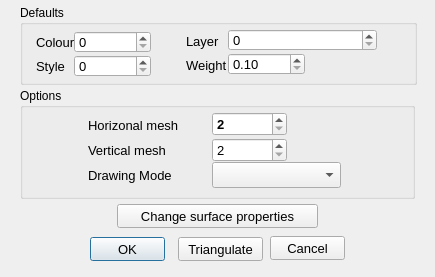
<?xml version="1.0" encoding="UTF-8"?>
<ui version="4.0">
 <class>RuledSurfaceVerify_Dialog</class>
 <widget class="QDialog" name="RuledSurfaceVerify_Dialog">
  <property name="geometry">
   <rect>
    <x>0</x>
    <y>0</y>
    <width>435</width>
    <height>277</height>
   </rect>
  </property>
  <property name="windowTitle">
   <string>Ruled Surface Verify</string>
  </property>
  <widget class="QPushButton" name="_2">
   <property name="enabled">
    <bool>true</bool>
   </property>
   <property name="geometry">
    <rect>
     <x>270</x>
     <y>236</y>
     <width>75</width>
     <height>24</height>
    </rect>
   </property>
   <property name="font">
    <font>
     <pointsize>10</pointsize>
    </font>
   </property>
   <property name="text">
    <string>Cancel</string>
   </property>
   <property name="autoDefault">
    <bool>false</bool>
   </property>
  </widget>
  <widget class="QPushButton" name="_109">
   <property name="enabled">
    <bool>true</bool>
   </property>
   <property name="geometry">
    <rect>
     <x>178</x>
     <y>237</y>
     <width>85</width>
     <height>24</height>
    </rect>
   </property>
   <property name="font">
    <font>
     <pointsize>10</pointsize>
    </font>
   </property>
   <property name="text">
    <string>Triangulate</string>
   </property>
   <property name="autoDefault">
    <bool>false</bool>
   </property>
  </widget>
  <widget class="QPushButton" name="_1">
   <property name="geometry">
    <rect>
     <x>90</x>
     <y>237</y>
     <width>75</width>
     <height>24</height>
    </rect>
   </property>
   <property name="font">
    <font>
     <pointsize>10</pointsize>
    </font>
   </property>
   <property name="text">
    <string>OK</string>
   </property>
   <property name="default">
    <bool>true</bool>
   </property>
  </widget>
  <widget class="QPushButton" name="_107">
   <property name="enabled">
    <bool>true</bool>
   </property>
   <property name="geometry">
    <rect>
     <x>117</x>
     <y>204</y>
     <width>201</width>
     <height>24</height>
    </rect>
   </property>
   <property name="font">
    <font>
     <pointsize>10</pointsize>
    </font>
   </property>
   <property name="text">
    <string>Change surface properties</string>
   </property>
   <property name="autoDefault">
    <bool>false</bool>
   </property>
  </widget>
  <widget class="QGroupBox" name="groupBox">
   <property name="geometry">
    <rect>
     <x>20</x>
     <y>88</y>
     <width>395</width>
     <height>111</height>
    </rect>
   </property>
   <property name="title">
    <string>Options</string>
   </property>
   <widget class="QLabel" name="label_9">
    <property name="geometry">
     <rect>
      <x>68</x>
      <y>27</y>
      <width>121</width>
      <height>20</height>
     </rect>
    </property>
    <property name="font">
     <font>
      <pointsize>10</pointsize>
     </font>
    </property>
    <property name="text">
     <string>Horizonal mesh</string>
    </property>
   </widget>
   <widget class="QLabel" name="label_10">
    <property name="geometry">
     <rect>
      <x>68</x>
      <y>52</y>
      <width>121</width>
      <height>20</height>
     </rect>
    </property>
    <property name="font">
     <font>
      <pointsize>10</pointsize>
     </font>
    </property>
    <property name="text">
     <string>Vertical mesh</string>
    </property>
   </widget>
   <widget class="QLabel" name="label_11">
    <property name="geometry">
     <rect>
      <x>68</x>
      <y>77</y>
      <width>121</width>
      <height>20</height>
     </rect>
    </property>
    <property name="font">
     <font>
      <pointsize>10</pointsize>
     </font>
    </property>
    <property name="text">
     <string>Drawing Mode</string>
    </property>
   </widget>
   <widget class="QComboBox" name="_106">
    <property name="geometry">
     <rect>
      <x>192</x>
      <y>74</y>
      <width>129</width>
      <height>26</height>
     </rect>
    </property>
    <property name="font">
     <font>
      <family>Lucida Grande</family>
      <pointsize>10</pointsize>
     </font>
    </property>
   </widget>
   <widget class="RCIntegerSpinBox" name="_104">
    <property name="geometry">
     <rect>
      <x>192</x>
      <y>24</y>
      <width>75</width>
      <height>24</height>
     </rect>
    </property>
    <property name="font">
     <font>
      <family>Lucida Grande</family>
      <pointsize>10</pointsize>
      <weight>75</weight>
      <bold>true</bold>
     </font>
    </property>
    <property name="minimum">
     <number>2</number>
    </property>
    <property name="maximum">
     <number>1000</number>
    </property>
   </widget>
   <widget class="RCIntegerSpinBox" name="_105">
    <property name="geometry">
     <rect>
      <x>192</x>
      <y>50</y>
      <width>75</width>
      <height>24</height>
     </rect>
    </property>
    <property name="font">
     <font>
      <family>Lucida Grande</family>
      <pointsize>10</pointsize>
     </font>
    </property>
    <property name="minimum">
     <number>2</number>
    </property>
    <property name="maximum">
     <number>1000</number>
    </property>
   </widget>
  </widget>
  <widget class="QGroupBox" name="groupBox_3">
   <property name="geometry">
    <rect>
     <x>20</x>
     <y>5</y>
     <width>397</width>
     <height>80</height>
    </rect>
   </property>
   <property name="title">
    <string>Defaults</string>
   </property>
   <widget class="QPushButton" name="_1002">
    <property name="enabled">
     <bool>true</bool>
    </property>
    <property name="geometry">
     <rect>
      <x>134</x>
      <y>49</y>
      <width>24</width>
      <height>24</height>
     </rect>
    </property>
    <property name="toolTip">
     <string>Select Style</string>
    </property>
    <property name="statusTip">
     <string/>
    </property>
    <property name="text">
     <string/>
    </property>
    <property name="icon">
     <iconset resource="../RealCAD.qrc">
      <normaloff>:/images/PROPERTIES-styles.svg</normaloff>:/images/PROPERTIES-styles.svg</iconset>
    </property>
    <property name="iconSize">
     <size>
      <width>20</width>
      <height>20</height>
     </size>
    </property>
    <property name="autoDefault">
     <bool>false</bool>
    </property>
    <property name="flat">
     <bool>true</bool>
    </property>
   </widget>
   <widget class="QLabel" name="label_103">
    <property name="geometry">
     <rect>
      <x>166</x>
      <y>50</y>
      <width>41</width>
      <height>20</height>
     </rect>
    </property>
    <property name="font">
     <font>
      <pointsize>10</pointsize>
     </font>
    </property>
    <property name="text">
     <string>Weight</string>
    </property>
   </widget>
   <widget class="QPushButton" name="_1001">
    <property name="enabled">
     <bool>true</bool>
    </property>
    <property name="geometry">
     <rect>
      <x>360</x>
      <y>24</y>
      <width>24</width>
      <height>24</height>
     </rect>
    </property>
    <property name="toolTip">
     <string>Select Layer</string>
    </property>
    <property name="statusTip">
     <string/>
    </property>
    <property name="text">
     <string/>
    </property>
    <property name="icon">
     <iconset resource="../RealCAD.qrc">
      <normaloff>:/images/PROPERTIES-layers.svg</normaloff>:/images/PROPERTIES-layers.svg</iconset>
    </property>
    <property name="iconSize">
     <size>
      <width>20</width>
      <height>20</height>
     </size>
    </property>
    <property name="flat">
     <bool>true</bool>
    </property>
   </widget>
   <widget class="QSpinBox" name="_102">
    <property name="enabled">
     <bool>true</bool>
    </property>
    <property name="geometry">
     <rect>
      <x>54</x>
      <y>50</y>
      <width>77</width>
      <height>22</height>
     </rect>
    </property>
    <property name="font">
     <font>
      <family>Lucida Grande</family>
      <pointsize>10</pointsize>
     </font>
    </property>
    <property name="maximum">
     <number>255</number>
    </property>
   </widget>
   <widget class="QLabel" name="label_100">
    <property name="geometry">
     <rect>
      <x>16</x>
      <y>27</y>
      <width>41</width>
      <height>20</height>
     </rect>
    </property>
    <property name="font">
     <font>
      <pointsize>10</pointsize>
     </font>
    </property>
    <property name="text">
     <string>Colour</string>
    </property>
   </widget>
   <widget class="QLabel" name="label_102">
    <property name="geometry">
     <rect>
      <x>16</x>
      <y>51</y>
      <width>43</width>
      <height>20</height>
     </rect>
    </property>
    <property name="font">
     <font>
      <pointsize>10</pointsize>
     </font>
    </property>
    <property name="text">
     <string>Style</string>
    </property>
   </widget>
   <widget class="QPushButton" name="_1000">
    <property name="enabled">
     <bool>true</bool>
    </property>
    <property name="geometry">
     <rect>
      <x>134</x>
      <y>25</y>
      <width>24</width>
      <height>24</height>
     </rect>
    </property>
    <property name="toolTip">
     <string>Select Colour</string>
    </property>
    <property name="text">
     <string/>
    </property>
    <property name="icon">
     <iconset resource="../RealCAD.qrc">
      <normaloff>:/images/PROPERTIES-colours.svg</normaloff>:/images/PROPERTIES-colours.svg</iconset>
    </property>
    <property name="iconSize">
     <size>
      <width>20</width>
      <height>20</height>
     </size>
    </property>
    <property name="autoDefault">
     <bool>false</bool>
    </property>
    <property name="flat">
     <bool>true</bool>
    </property>
   </widget>
   <widget class="QSpinBox" name="_100">
    <property name="enabled">
     <bool>true</bool>
    </property>
    <property name="geometry">
     <rect>
      <x>54</x>
      <y>26</y>
      <width>77</width>
      <height>22</height>
     </rect>
    </property>
    <property name="font">
     <font>
      <family>Lucida Grande</family>
      <pointsize>10</pointsize>
     </font>
    </property>
    <property name="specialValueText">
     <string/>
    </property>
    <property name="maximum">
     <number>255</number>
    </property>
   </widget>
   <widget class="WeightSpinBox" name="_103">
    <property name="enabled">
     <bool>true</bool>
    </property>
    <property name="geometry">
     <rect>
      <x>208</x>
      <y>48</y>
      <width>77</width>
      <height>22</height>
     </rect>
    </property>
    <property name="font">
     <font>
      <family>Lucida Grande</family>
      <pointsize>10</pointsize>
     </font>
    </property>
    <property name="specialValueText">
     <string/>
    </property>
    <property name="minimum">
     <double>0.100000000000000</double>
    </property>
    <property name="maximum">
     <double>3.000000000000000</double>
    </property>
    <property name="singleStep">
     <double>0.100000000000000</double>
    </property>
   </widget>
   <widget class="LayerSpinBox" name="_101">
    <property name="enabled">
     <bool>true</bool>
    </property>
    <property name="geometry">
     <rect>
      <x>208</x>
      <y>24</y>
      <width>149</width>
      <height>22</height>
     </rect>
    </property>
    <property name="font">
     <font>
      <family>Lucida Grande</family>
      <pointsize>10</pointsize>
     </font>
    </property>
    <property name="suffix">
     <string/>
    </property>
    <property name="maximum">
     <number>2049</number>
    </property>
   </widget>
   <widget class="QPushButton" name="_1003">
    <property name="enabled">
     <bool>true</bool>
    </property>
    <property name="geometry">
     <rect>
      <x>288</x>
      <y>48</y>
      <width>24</width>
      <height>24</height>
     </rect>
    </property>
    <property name="toolTip">
     <string>Select Weight</string>
    </property>
    <property name="statusTip">
     <string/>
    </property>
    <property name="text">
     <string/>
    </property>
    <property name="icon">
     <iconset resource="../RealCAD.qrc">
      <normaloff>:/images/PROPERTIES-weights.svg</normaloff>:/images/PROPERTIES-weights.svg</iconset>
    </property>
    <property name="iconSize">
     <size>
      <width>20</width>
      <height>20</height>
     </size>
    </property>
    <property name="flat">
     <bool>true</bool>
    </property>
   </widget>
   <widget class="QLabel" name="label_101">
    <property name="geometry">
     <rect>
      <x>166</x>
      <y>26</y>
      <width>37</width>
      <height>20</height>
     </rect>
    </property>
    <property name="font">
     <font>
      <pointsize>10</pointsize>
     </font>
    </property>
    <property name="text">
     <string>Layer</string>
    </property>
   </widget>
  </widget>
 </widget>
 <customwidgets>
  <customwidget>
   <class>RCIntegerSpinBox</class>
   <extends>QSpinBox</extends>
   <header>../RealCADQt/source/rcintegerspinbox.h</header>
  </customwidget>
  <customwidget>
   <class>WeightSpinBox</class>
   <extends>QDoubleSpinBox</extends>
   <header>../RealCADQt/source/weightspinbox.h</header>
  </customwidget>
  <customwidget>
   <class>LayerSpinBox</class>
   <extends>QSpinBox</extends>
   <header>../RealCADQt/source/layerspinbox.h</header>
  </customwidget>
 </customwidgets>
 <tabstops>
  <tabstop>_104</tabstop>
  <tabstop>_105</tabstop>
  <tabstop>_106</tabstop>
  <tabstop>_100</tabstop>
  <tabstop>_1000</tabstop>
  <tabstop>_102</tabstop>
  <tabstop>_1002</tabstop>
  <tabstop>_103</tabstop>
  <tabstop>_1003</tabstop>
  <tabstop>_101</tabstop>
  <tabstop>_1001</tabstop>
  <tabstop>_107</tabstop>
  <tabstop>_109</tabstop>
  <tabstop>_1</tabstop>
  <tabstop>_2</tabstop>
 </tabstops>
 <resources>
  <include location="../RealCAD.qrc"/>
 </resources>
 <connections/>
</ui>
